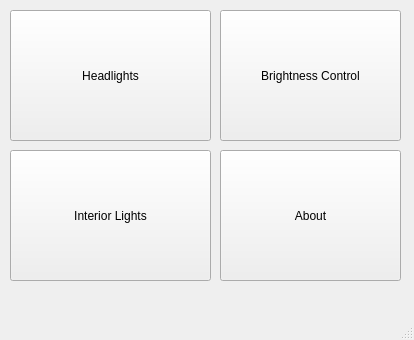
<?xml version="1.0" encoding="UTF-8"?>
<ui version="4.0">
 <class>MainWindow</class>
 <widget class="QMainWindow" name="MainWindow">
  <property name="geometry">
   <rect>
    <x>0</x>
    <y>0</y>
    <width>414</width>
    <height>340</height>
   </rect>
  </property>
  <property name="windowTitle">
   <string>MainWindow</string>
  </property>
  <widget class="QWidget" name="centralwidget">
   <widget class="QPushButton" name="aboutButton">
    <property name="geometry">
     <rect>
      <x>220</x>
      <y>150</y>
      <width>181</width>
      <height>131</height>
     </rect>
    </property>
    <property name="text">
     <string>About</string>
    </property>
   </widget>
   <widget class="QPushButton" name="interiorLightsButton">
    <property name="geometry">
     <rect>
      <x>10</x>
      <y>150</y>
      <width>201</width>
      <height>131</height>
     </rect>
    </property>
    <property name="text">
     <string>Interior Lights</string>
    </property>
   </widget>
   <widget class="QPushButton" name="brightnessControlButton">
    <property name="geometry">
     <rect>
      <x>220</x>
      <y>10</y>
      <width>181</width>
      <height>131</height>
     </rect>
    </property>
    <property name="text">
     <string>Brightness Control</string>
    </property>
   </widget>
   <widget class="QPushButton" name="headlightsButton">
    <property name="geometry">
     <rect>
      <x>10</x>
      <y>10</y>
      <width>201</width>
      <height>131</height>
     </rect>
    </property>
    <property name="text">
     <string>Headlights</string>
    </property>
   </widget>
  </widget>
  <widget class="QMenuBar" name="menubar">
   <property name="geometry">
    <rect>
     <x>0</x>
     <y>0</y>
     <width>414</width>
     <height>27</height>
    </rect>
   </property>
  </widget>
  <widget class="QStatusBar" name="statusbar"/>
 </widget>
 <resources/>
 <connections/>
</ui>
